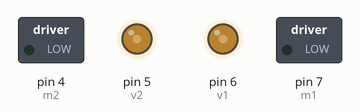
Simulated run of this sketch. Board: Arduino Uno, built with avr-gcc and run on an emulated ATmega328P. On the bench: switched loads named in the sketch (green lamp = pin HIGH), output pins drawn as LEDs (lit = HIGH).

Above: at 0.05 s.
At 1.95 s:
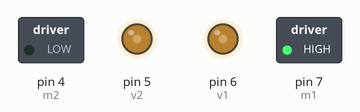
Timing chart, 0 to 3.0 s (numbered marks = the images above):
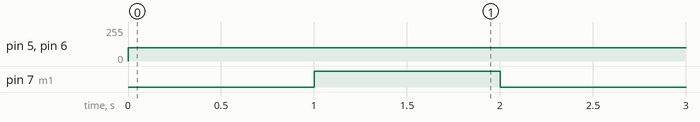

The sketch:

Mobil_robot1.ino
```cpp
int m1 = 7;
int m2 = 4;
int v1 = 6;
int v2 =  5;


void setup() {
  pinMode(m1, OUTPUT);
  pinMode(m2, OUTPUT);
  pinMode(v1, OUTPUT);
  pinMode(v2, OUTPUT);

  analogWrite(6, 0);
  analogWrite(5, 0);

}

void loop() {

digitalWrite(m1,LOW);
//digitalWrite(m1,LOW);
analogWrite(6, 100);
 analogWrite(5, 100);
 delay(1000);

digitalWrite(m1,HIGH);
//digitalWrite(m1,LOW);
analogWrite(6, 100);
 analogWrite(5, 100);
 delay(1000);

}
```

Measured:
- by itself, pin 5 (v2), pin 6 (v1): 0/255 → 100/255 at 0.00 s
- by itself, pin 7 (m1): alternates HIGH for 1.0 s and LOW for 1.0 s
